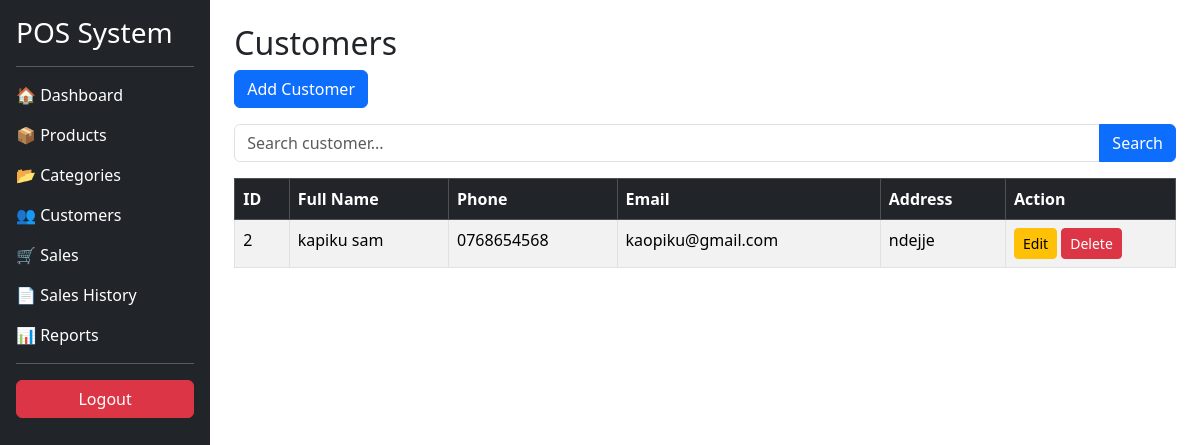
The app's page /customers/ with its own data.
### customers/models.py (models this page shows, shortened)
class Customer(models.Model):
    full_name = models.CharField(max_length=100)
    phone = models.CharField(max_length=20)
    email = models.EmailField(blank=True, null=True)
    address = models.TextField(blank=True, null=True)
    created_at = models.DateTimeField(auto_now_add=True)

### customers/views.py (the view)
def customer_list(request):
    search = request.GET.get("search", "")
    customers = Customer.objects.all()
    if search:
        customers = Customer.objects.filter(
            Q(full_name__icontains=search) |
            Q(phone__icontains=search) |
            Q(email__icontains=search)
        )
    return render(
        request,
        "customer_list.html",
        {
            "customers": customers,
            "search": search
        }
    )

### templates/customer_list.html
{% extends "base.html" %}
{% block content %}
<h2>Customers</h2>
<a href="{% url 'add_customer' %}" class="btn btn-primary mb-3">
    Add Customer
</a>
<form method="GET" class="mb-3">
    <div class="input-group">
        <input
            type="text"
            name="search"
            value="{{ search }}"
            class="form-control"
            placeholder="Search customer...">
        <button class="btn btn-primary">
            Search
        </button>
    </div>
</form>
<table class="table table-bordered table-striped">
    <thead class="table-dark">
        <tr>
            <th>ID</th>
            <th>Full Name</th>
            <th>Phone</th>
            <th>Email</th>
            <th>Address</th>
            <th width="170">Action</th>
        </tr>
    </thead>
    <tbody>
    {% for customer in customers %}
        <tr>
            <td>{{ customer.id }}</td>
            <td>{{ customer.full_name }}</td>
            <td>{{ customer.phone }}</td>
            <td>{{ customer.email }}</td>
            <td>{{ customer.address }}</td>
            <td>
                <a href="{% url 'edit_customer' customer.id %}"
                   class="btn btn-warning btn-sm">
                    Edit
                </a>
                <a href="{% url 'delete_customer' customer.id %}"
                   class="btn btn-danger btn-sm"
                   onclick="return confirm('Delete this customer?')">
                    Delete
                </a>
            </td>
        </tr>
    {% endfor %}
    </tbody>
</table>
{% endblock %}

### records on screen
Customer: id "2", full_name "kapiku sam", phone "0768654568", email "kaopiku@gmail.com", address "ndejje"
